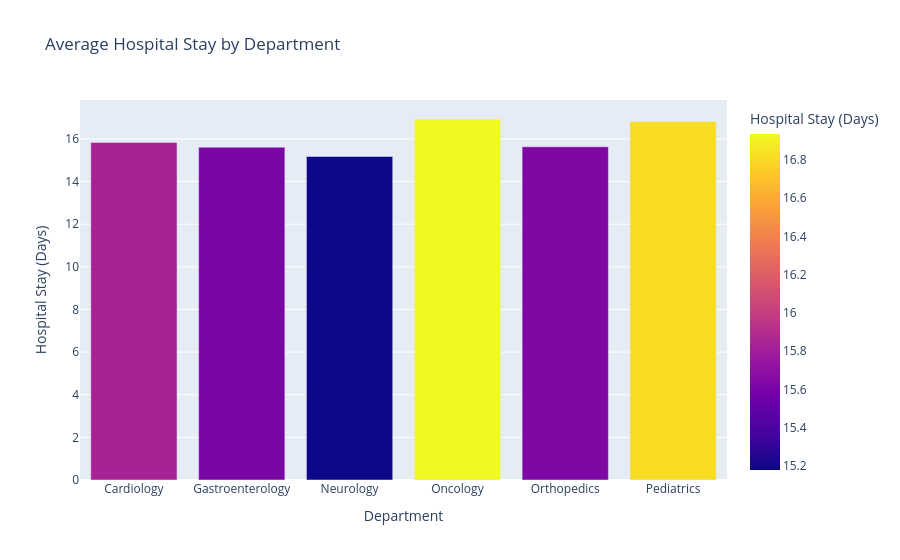

The notebook cell saved with this chart:
### Code cell
dept_stay = hospital_df.groupby("Department", as_index=False)["Hospital Stay (Days)"].mean()

fig = px.bar(
    dept_stay,
    x="Department",
    y="Hospital Stay (Days)",
    color="Hospital Stay (Days)",
    title="Average Hospital Stay by Department"
)
fig.show()

### Figure 1 — Plotly figure (JSON) as saved in the notebook; plotly's stock layout.template omitted (floating-point values rounded to 4 significant figures)
{"data": [{"hovertemplate": "Department=%{x}<br>Hospital Stay (Days)=%{marker.color}<extra></extra>", "legendgroup": "", "marker": {"color": [15.83, 15.61, 15.18, 16.94, 15.63, 16.82], "coloraxis": "coloraxis", "pattern": {"shape": ""}}, "name": "", "orientation": "v", "showlegend": false, "textposition": "auto", "type": "bar", "x": ["Cardiology", "Gastroenterology", "Neurology", "Oncology", "Orthopedics", "Pediatrics"], "xaxis": "x", "y": [15.83, 15.61, 15.18, 16.94, 15.63, 16.82], "yaxis": "y"}], "layout": {"barmode": "relative", "coloraxis": {"colorbar": {"title": {"text": "Hospital Stay (Days)"}}, "colorscale": [[0, "#0d0887"], [0.1111, "#46039f"], [0.2222, "#7201a8"], [0.3333, "#9c179e"], [0.4444, "#bd3786"], [0.5556, "#d8576b"], [0.6667, "#ed7953"], [0.7778, "#fb9f3a"], [0.8889, "#fdca26"], [1, "#f0f921"]]}, "legend": {"tracegroupgap": 0}, "title": {"text": "Average Hospital Stay by Department"}, "xaxis": {"anchor": "y", "domain": [0, 1], "title": {"text": "Department"}}, "yaxis": {"anchor": "x", "domain": [0, 1], "title": {"text": "Hospital Stay (Days)"}}}}
